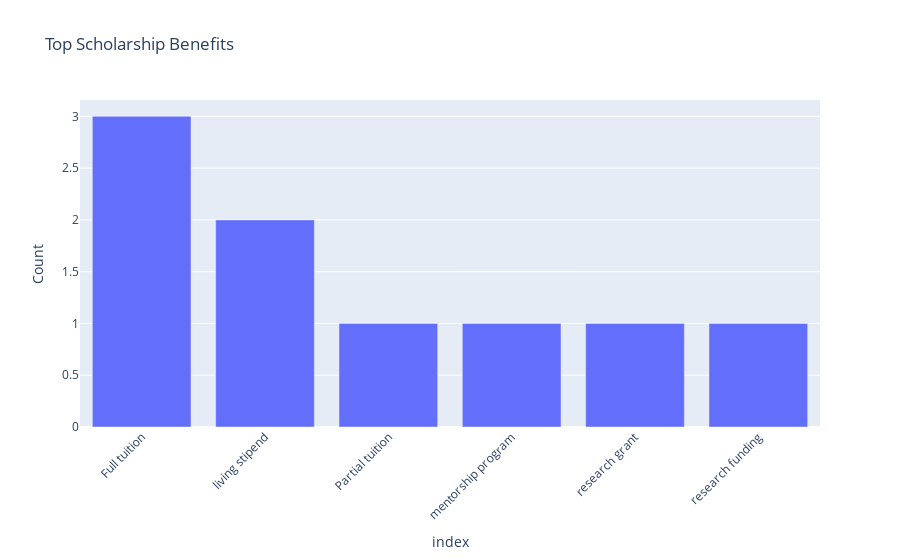

The code cell stored with this chart in its notebook:
### Markdown cell above
## Benefits Analysis

### Code cell
if "Benefits" in df.columns:
    all_benefits = []
    for benefits in df["Benefits"].dropna():
        if isinstance(benefits, str):
            all_benefits.extend(benefits.split("+"))

    benefit_counts = Counter([b.strip() for b in all_benefits])
    benefit_df = pd.DataFrame.from_dict(benefit_counts, orient="index", columns=["Count"])
    benefit_df = benefit_df.sort_values("Count", ascending=False)

    fig = px.bar(benefit_df, x=benefit_df.index, y="Count",
                 title="Top Scholarship Benefits",
                 labels={"x": "Benefit", "y": "Count"})
    fig.update_layout(xaxis_tickangle=-45)
    fig.show()

### Figure 1 — Plotly figure (JSON) as saved in the notebook; plotly's stock layout.template omitted (floating-point values rounded to 4 significant figures)
{"data": [{"hovertemplate": "index=%{x}<br>Count=%{y}<extra></extra>", "legendgroup": "", "marker": {"color": "#636efa", "pattern": {"shape": ""}}, "name": "", "orientation": "v", "showlegend": false, "textposition": "auto", "x": ["Full tuition", "living stipend", "Partial tuition", "mentorship program", "research grant", "research funding"], "xaxis": "x", "y": [3, 2, 1, 1, 1, 1], "yaxis": "y", "type": "bar"}], "layout": {"xaxis": {"anchor": "y", "domain": [0.0, 1.0], "title": {"text": "index"}, "tickangle": -45}, "yaxis": {"anchor": "x", "domain": [0.0, 1.0], "title": {"text": "Count"}}, "legend": {"tracegroupgap": 0}, "title": {"text": "Top Scholarship Benefits"}, "barmode": "relative"}}
